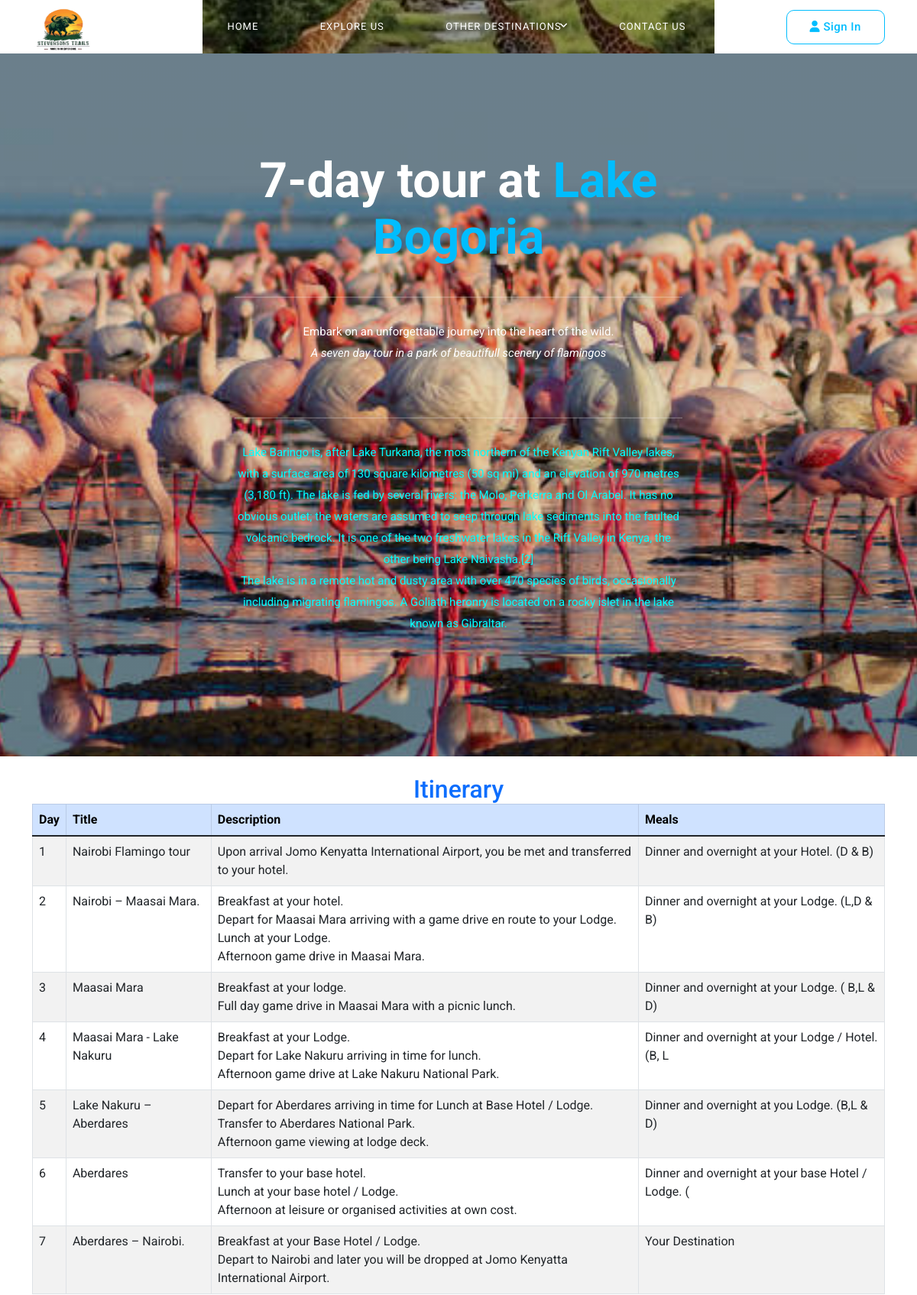
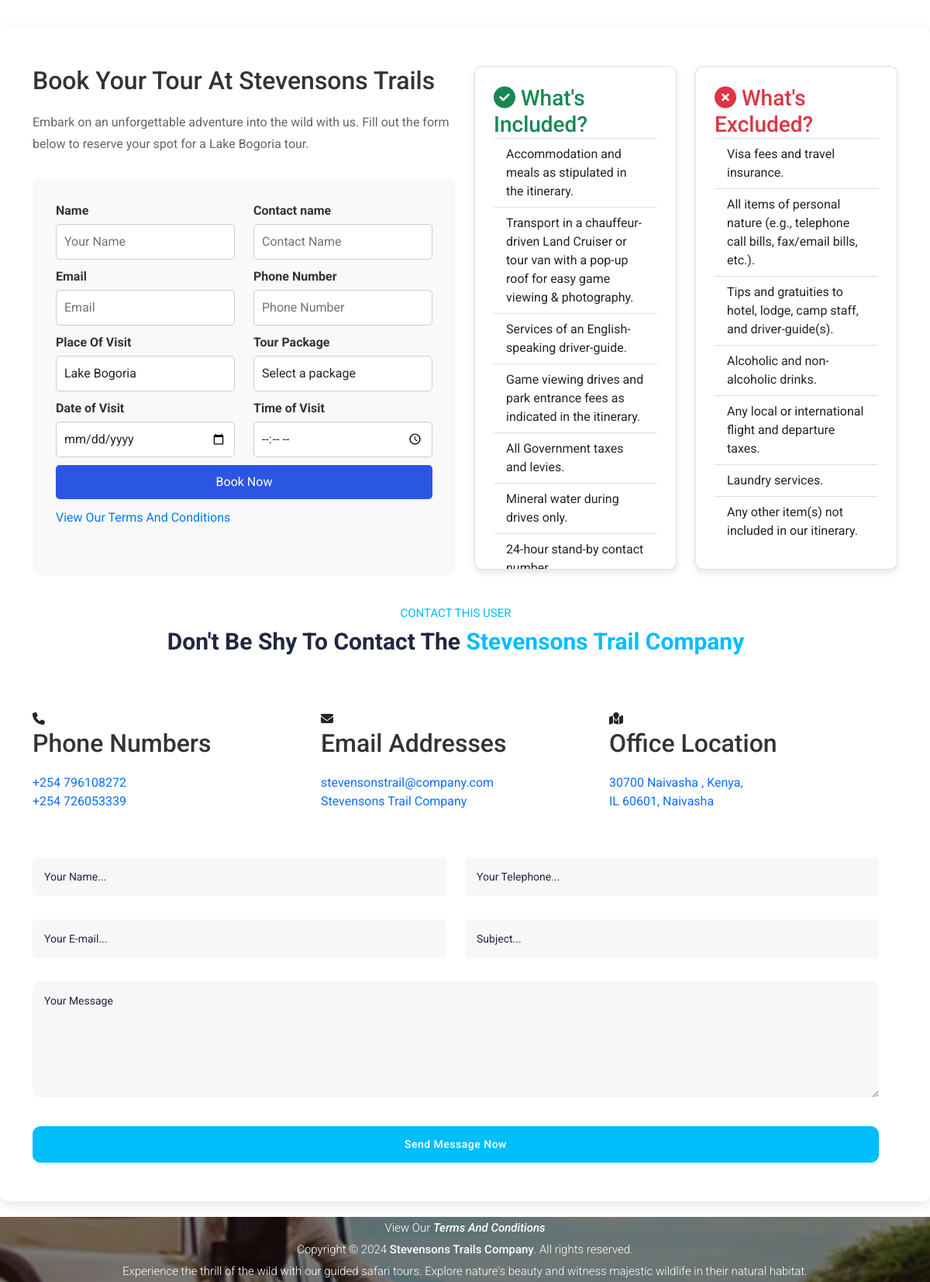
Screenshot of /book/3/ with the database file from the repository (2 pictures, top to bottom).
### tour/models.py (models this page shows, shortened)
class TourismSite(models.Model):
    name = models.CharField(max_length=200)
    description = models.TextField(default="No description available")
    place=models.CharField(max_length=200)
    image = models.ImageField()
    details = models.TextField(default="No details available")

class Itinerary(models.Model):
    name = models.ForeignKey(TourismSite, on_delete=models.CASCADE, related_name="itinerary")
    day_number = models.PositiveIntegerField()
    title = models.CharField(max_length=255)
    description = models.TextField()
    meals = models.TextField( help_text="E.g., B, L & D for Breakfast, Lunch & Dinner")
    class Meta:
        ordering = ['name']

### tour/views.py (the view, shortened to what this page needs)
# urls.py: path('book/<int:site_id>/', book, name='book'),
@csrf_exempt
def book(request, site_id):
    tourism_site = get_object_or_404(TourismSite, id=site_id)
    day_count = tourism_site.itinerary.count()
    itineraries = Itinerary.objects.filter(name=tourism_site)
    form = BookingForm()  # Correctly instantiate the form
    return render(request, 'contests.html', {
        'tourism_site': tourism_site,
        'itineraries': itineraries,
        'day_count': day_count,
        'form': form,
    })

### tour/templates/contests.html (shortened to what this page needs)
{% extends "base.html" %}
{% load static %}
{% block content %}
<div class="page-heading" style="background-image: linear-gradient(rgba(0, 0, 0, 0.1), rgba(0, 0, 0, 0.1)), url('{{ tourism_site.image.url }}');">
  <div class="container">
      <div class="row">
          <div class="col-lg-8 offset-lg-2 header-text">
           {% if tourism_site.itinerary.all or tourism_site.Ug_itinerary.all or tourism_site.Tz_itinerary.all%}
        <h2>{{ day_count }}-day tour at <em>{{ tourism_site.place }}</em></h2>
        <p>Embark on an unforgettable journey into the heart of the wild. <br>
           <em>{{ tourism_site.description }}</em>
        </p>
    {% endif %}
          </div>
          {% if tourism_site.details %}
<div class="col-lg-8 offset-lg-2 header-text">
    <p style="color: aqua;">{{ tourism_site.details|linebreaksbr }}</p>
</div>
  {% endif %}
      </div>
  </div>
</div>
<div class="container mt-4">
  {% if itineraries %}
  <h2 class="text-center text-primary">Itinerary</h2>
  <div class="table-responsive">
      <table class="table table-bordered table-striped table-hover">
          <thead class="table-primary">
              <tr>
                  <th>Day</th>
                  <th>Title</th>
                  <th>Description</th>
                  <th>Meals</th>
              </tr>
          </thead>
          <tbody>
              {% for itinerary in itineraries %}
              <tr>
                  <td>{{ itinerary.day_number }}</td>
                  <td>{{ itinerary.title }}</td>
                  <td>{{ itinerary.description|linebreaksbr }}</td>
                  <td>{{ itinerary.meals }}</td>
              </tr>
              {% endfor %}
          </tbody>
      </table>
  </div>
  {% endif %}
</div>
<div class="tour-booking" id="booking">
    <div class="container">
      <div class="row">
        <div class="col-lg-6">
          <div class="main-content">
            <h4>Book Your Tour At Stevensons Trails</h4>
            <p>Embark on an unforgettable adventure into the wild with us. Fill out the form below to reserve your spot for a {{ tourism_site.place }}  tour.</p>
            <form id="tour-booking-form" method="post">
              <div class="form-body">
                <div class="row">
                  <div class="col-lg-6">
                    <div class="form-group">
                      <label for="">Name</label>
                      <input type="text" name="name" class="form-control" placeholder="Your Name" required>
                    </div>
                  </div>
                  <div class="col-lg-6">
                    <div class="form-group">
                      <label for="">Contact name</label>
                      <input type="text" name="contactname" class="form-control" placeholder="Contact Name" required>
                    </div>
                  </div>
                  <div class="col-lg-6">
                    <div class="form-group">
                      <label for="">Email</label>
                      <input type="email" name="email" class="form-control" placeholder="Email" required>
                    </div>
                  </div>
                  <div class="col-lg-6">
                    <div class="form-group">
                      <label for="">Phone Number</label>
                      <input type="text" name="phone" class="form-control" placeholder="Phone Number" required>
                    </div>
                  </div>
                  <div class="col-lg-6">
                    <div class="form-group">
                      <label for="">Place Of Visit</label>
                      <input type="text" name="place_of_visit" value="{{ tourism_site.place }}" class="form-control" placeholder="Place of Visit" required>
                    </div>
                  </div>
                  <div class="col-lg-6">
                    <div class="form-group">
                        <label for="tour_package">Tour Package</label>
                        <select name="tour_package" class="form-control" required>
                            <option value="" disabled selected>Select a package</option>
                        </select>
                    </div>
                  </div>
                  <div class="col-lg-6">
                    <div class="form-group">
                        <label for="">Date of Visit</label>
                        <input type="date" name="date_of_visit" id="date_of_visit" class="form-control" required>
                    </div>
                </div>
                  <div class="col-lg-6">
                    <div class="form-group">
                      <label for="">Time of Visit</label>
                      <input type="time" name="time_of_visit" class="form-control" placeholder="Time" required>
                    </div>
                  </div>
                  <div class="col-lg-12">
                    <div class="form-group">
                      <button type="submit" class="main-button-book">Book Now</button>
                    </div>
                  </div>
                  <div class="col-lg-12">
                    <div class="form-group">
                      <p><a href="{% url 'terms_conditions' %}">View Our Terms And Conditions</a></p>
                    </div>
                  </div>
                </div>
              </div>
            </form>
          </div>
        </div>
          <div class="col-lg-3">
              <div class="card p-4">
                  <h3 class="text-success"><i class="fas fa-check-circle icon"></i> What's Included?</h3>
                  <ul class="list-group list-group-flush">
                      <li class="list-group-item">Accommodation and meals as stipulated in the itinerary.</li>
                      <li class="list-group-item">Transport in a chauffeur-driven Land Cruiser or tour van with a pop-up roof for easy game viewing & photography.</li>
                      <li class="list-group-item">Services of an English-speaking driver-guide.</li>
                      <li class="list-group-item">Game viewing drives and park entrance fees as indicated in the itinerary.</li>
                      <li class="list-group-item">All Government taxes and levies.</li>
                      <li class="list-group-item">Mineral water during drives only.</li>
                      <li class="list-group-item">24-hour stand-by contact number.</li>
                  </ul>
              </div>
          </div>
          <div class="col-lg-3">
            <div class="card p-4">
              <h3 class="text-danger"><i class="fas fa-times-circle icon"></i> What's Excluded?</h3>
              <ul class="list-group list-group-flush">
                  <li class="list-group-item">Visa fees and travel insurance.</li>
                  <li class="list-group-item">All items of personal nature (e.g., telephone call bills, fax/email bills, etc.).</li>
                  <li class="list-group-item">Tips and gratuities to hotel, lodge, camp staff, and driver-guide(s).</li>
                  <li class="list-group-item">Alcoholic and non-alcoholic drinks.</li>
                  <li class="list-group-item">Any local or international flight and departure taxes.</li>
                  <li class="list-group-item">Laundry services.</li>
                  <li class="list-group-item">Any other item(s) not included in our itinerary.</li>
              </ul>
          </div>
          </div>
        <div class="row">
          <div class="col-lg-12" style="margin-top: 40px;">
            <div class="text-center section-heading">
              <h6>Contact This User</h6>
              <h4>Don't Be Shy <em></em> to contact the <em>Stevensons Trail Company</em></h4>
            </div>
          </div>
          <div class="col-lg-4">
            <div class="info-item">
              <i class="fa fa-phone"></i>
              <h4>Phone Numbers</h4>
              <span><a href="#">+254 796108272</a><br><a href="#">+254 726053339</a></span>
            </div>
          </div>
          <div class="col-lg-4">
            <div class="info-item">
              <i class="fa fa-envelope"></i>
              <h4>Email Addresses</h4>
              <span><a href="#">stevensonstrail@company.com</a><br><a href="#">Stevensons Trail Company</a></span>
            </div>
          </div>
          <div class="col-lg-4">
            <div class="info-item">
              <i class="fa fa-map-marked"></i>
              <h4>Office Location</h4>
              <span><a href="#">30700 Naivasha , Kenya,<br>IL 60601, Naivasha</a></span>
            </div>
          </div>
          <div class="col-lg-12">
            <form id="contact" action="{% url 'contact_messages' %}" method="post">
              <div class="row">
                <div class="col-lg-6">
                  <fieldset>
                    <input type="text" name="name" id="name" placeholder="Your Name..." autocomplete="on" required>
                  </fieldset>
                </div>
                <div class="col-lg-6">
                  <fieldset>
                    <input type="text" name="telephone" id="telephone" placeholder="Your Telephone..." autocomplete="on" required>
                  </fieldset>
                </div>
                <div class="col-lg-6">
                  <fieldset>
                    <input type="email" name="email" id="email" placeholder="Your E-mail..." required="">
                  </fieldset>
                </div>
                <div class="col-lg-6">
                  <fieldset>
                    <input type="text" name="subject" id="subject" placeholder="Subject..." autocomplete="on" >
                  </fieldset>
                </div>
                <div class="col-lg-12">
                  <fieldset>
                    <textarea name="message" id="message" placeholder="Your Message"></textarea>
                  </fieldset>
                </div>
                <div class="col-lg-12">
                  <fieldset>
                    <button type="submit" id="form-submit" class="orange-button">Send Message Now</button>
                  </fieldset>
                </div>
              </div>
            </form>
          </div>
        </div>
      </div>
    </div>
  </div>
{% endblock %}

### tour/static/css/app.css (style rules this page uses)
.tour-booking { padding: 50px 0; background: #fff; border-radius: 10px; box-shadow: 0 4px 15px rgba(0, 0, 0, 0.1); margin: 20px auto; max-width: 1200px; }
.tour-booking h4 { font-size: 2rem; margin-bottom: 20px; color: #333; }
.tour-booking p { font-size: 1rem; color: #666; margin-bottom: 30px; }
.form-body { background: #f9f9f9; padding: 30px; border-radius: 10px; }
.form-group { margin-bottom: 20px; }
.form-group label { display: block; font-size: 1rem; color: #333; margin-bottom: 5px; }
.form-group input, .form-group select, .form-group textarea { width: 100%; padding: 10px; border: 1px solid #ccc; border-radius: 5px; font-size: 1rem; }
.main-button-book { background-color: #19a553; color: #fff; padding: 10px 20px; border: none; border-radius: 5px; font-size: 1rem; cursor: pointer; transition: background-color 0.3s ease; }
.form-group { margin-bottom: 10px; }
.form-group label { display: block; margin-bottom: 5px; font-weight: bold; float: left; }
.form-group input { width: 100%; padding: 10px; border: 1px solid #ccc; border-radius: 5px; font-size: 16px; }
.form-group button { width: 100%; padding: 10px; background-color: #2b56e2; color: #fff; border: none; border-radius: 5px; font-size: 16px; cursor: pointer; }
.form-group a { color: #007bff; text-decoration: none; }
.card.p-4 { border-radius: 10px; box-shadow: 0px 4px 8px rgba(0, 0, 0, 0.1); transition: transform 0.3s; height: 650px; overflow-y: auto; }

### tour/static/css/templatemo-snapx-photography.css (style rules this page uses)
html, body, div, span, applet, object, iframe, h1, h2, h3, h4, h5, h6, p, blockquote, div pre, a, abbr, acronym, address, big, cite, code, del, dfn, em, font, img, ins, kbd, q, s, samp, small, strike, strong, sub, sup, tt, var, b, u, i, center, dl, dt, dd, ol, ul, li, figure, header, nav, section, article, aside, footer, figcaption { margin: 0; padding: 0; border: 0; outline: 0; }
ul, li { padding: 0; margin: 0; list-style: none; }
* { box-sizing: border-box; }
html, body { font-family: 'Roboto', sans-serif; font-weight: 400; background-color: #fff; font-size: 16px; -ms-text-size-adjust: 100%; -webkit-font-smoothing: antialiased; -moz-osx-font-smoothing: grayscale; }
a { text-decoration: none !important; }
h1, h2, h3, h4, h5, h6 { margin-top: 0px; margin-bottom: 0px; color: #2a2a2a; }
ul { margin-bottom: 0px; }
p { font-size: 15px; line-height: 28px; color: #7a7a7a; }
html, body { background: #fff; font-family: 'Roboto', sans-serif; }
.section-heading { position: relative; z-index: 2; margin-top: 0px; margin-bottom: 70px; }
.section-heading h6 { font-size: 15px; text-transform: uppercase; color: #00bdfe; font-weight: 400; }
.section-heading h4 { margin-top: 10px; line-height: 36px; font-size: 30px; font-weight: 700; text-transform: capitalize; color: #212741; }
.section-heading h4 em { color: #00bdfe; font-style: normal; }
.page-heading { background-image: linear-gradient(rgba(0, 0, 0, 0.7), rgba(0, 0, 0, 0.7)), url('../tour/torokfalls.jpg'); background-repeat: no-repeat; background-position: center center; background-size: cover; padding-top: 200px; padding-bottom: 130px; text-align: center; background-color: #2a2a2a; }
.page-heading h2 { color: #fff; font-size: 64px; font-weight: 700; line-height: 74px; }
.page-heading h2 em { font-style: normal; color: #00bdfe; }
.page-heading p { color: #fff; padding: 30px 0px; margin: 40px 75px 0px 75px; border-top: 2px solid rgba(250,250,250,0.2); }
#contact { margin-top: 60px; }
#contact input { width: 100%; height: 50px; background-color: #f7f7f7; color: #2a2a2a; border-radius: 5px; border: none; padding: 0px 15px; font-size: 14px; outline: none; margin-bottom: 30px; transition: all .3s; }
#contact textarea { width: 100%; height: 180px; max-height: 24px; min-height: 150px; background-color: #f7f7f7; color: #2a2a2a; border-radius: 10px; border: none; padding: 15px 15px; font-size: 14px; outline: none; margin-bottom: 30px; transition: all .3s; }
#contact input::placeholder, #contact textarea::placeholder { color: #212741; }
#contact button.orange-button { font-size: 14px; width: 100%; text-align: center; color: #fff; background-color: #00bdfe; padding: 12px 30px; display: inline-block; border-radius: 10px; font-weight: 500; text-transform: capitalize; letter-spacing: 0.5px; border: 1px solid #00bdfe; transition: all .3s; }
body { overflow-x: hidden; }

### rows the page displays
TourismSite: image (picture), place "Lake Bogoria", description "A seven day tour in a park of beautifull scenery of flamingos", details "Lake Baringo is, after Lake Turkana, the most northern of the Kenyan Rift Valley lakes, with a surface area of 130 square kilometres (50 sq mi) and an elevation of 970 metres (3,180 ft). The lake is fed by several rivers: the Molo, Perkerra and Ol Arabel. It has no obvious outlet; the waters are assumed to seep through lake sediments into the faulted volcanic bedrock. It is one of the two freshwater lakes in the Rift Valley in Kenya, the other being Lake Naivasha.[2] The lake is in a remote hot and dusty area with over 470 species of birds, occasionally including migrating flamingos. A Goliath heronry is located on a rocky islet in the lake known as Gibraltar.", place_of_visit "Lake Bogoria"
Itinerary: day_number "1", title "Nairobi Flamingo tour", description "Upon arrival Jomo Kenyatta International Airport, you be met and transferred to your hotel.", meals "Dinner and overnight at your Hotel. (D & B)"
Itinerary: day_number "2", title "Nairobi – Maasai Mara.", description "Breakfast at your hotel. Depart for Maasai Mara arriving with a game drive en route to your Lodge. Lunch at your Lodge. Afternoon game drive in Maasai Mara.", meals "Dinner and overnight at your Lodge. (L,D & B)"
Itinerary: day_number "3", title "Maasai Mara", description "Breakfast at your lodge. Full day game drive in Maasai Mara with a picnic lunch.", meals "Dinner and overnight at your Lodge. ( B,L & D)"
Itinerary: day_number "4", title "Maasai Mara - Lake Nakuru", description "Breakfast at your Lodge. Depart for Lake Nakuru arriving in time for lunch. Afternoon game drive at Lake Nakuru National Park.", meals "Dinner and overnight at your Lodge / Hotel. (B, L"
Itinerary: day_number "5", title "Lake Nakuru – Aberdares", description "Depart for Aberdares arriving in time for Lunch at Base Hotel / Lodge. Transfer to Aberdares National Park. Afternoon game viewing at lodge deck.", meals "Dinner and overnight at you Lodge. (B,L & D)"
Itinerary: day_number "6", title "Aberdares", description "Transfer to your base hotel. Lunch at your base hotel / Lodge. Afternoon at leisure or organised activities at own cost.", meals "Dinner and overnight at your base Hotel / Lodge. ("
Itinerary: day_number "7", title "Aberdares – Nairobi.", description "Breakfast at your Base Hotel / Lodge. Depart to Nairobi and later you will be dropped at Jomo Kenyatta International Airport.", meals "Your Destination"

### other values shown
{{ day_count }} "7"
